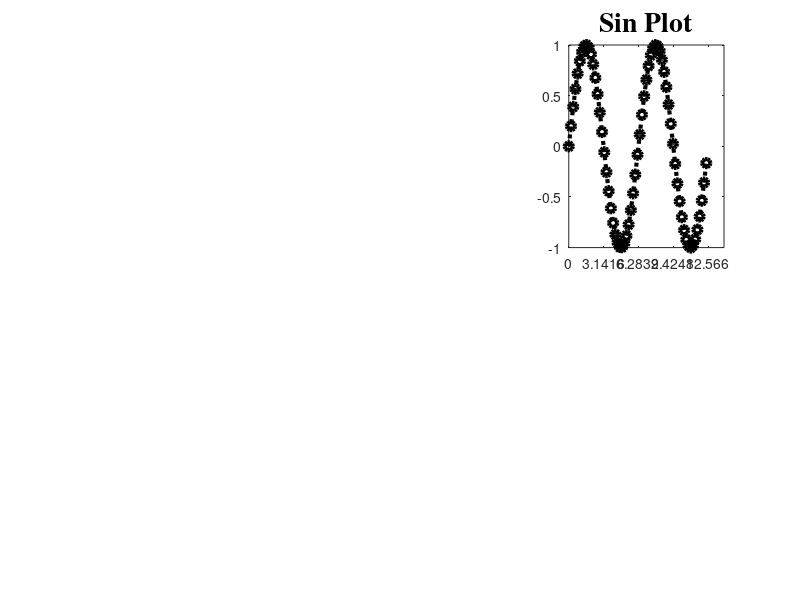

This figure's MATLAB source: (Note: this script raises an error after producing the figure.)
clear
close all
clc

%% Data Creation

% Time Vector
Step = 0.2;
T = 0:Step:4*pi;

% Signal Creation
Y1 = sin(T);
Y2 = cos(T);

%% Plotting

subplot(2, 3, 3)
% plot(T, Y1, 'LineWidth', 3, 'LineStyle', ':', 'Color', 'k')
plot(T, Y1, ':ok', 'LineWidth', 3, 'DisplayName', '$\sin(t)$')
title('Sin Plot', ...
    'FontSize', 20, ...
    'FontName', 'Times', ...
    'FontWeight', 'bold', ...
    'Color', [0, 0, 0])
xticks([0, 1, 2, 3, 4] * pi)
xticklabels(["0", "\pi", "2\pi", "3\pi", "4\pi"])
xlabel('t [sec]', ...
    'FontSize', 15, ...
    'FontName', 'Times', ...
    'FontWeight', 'bold', ...
    'Color', 'k')
ylabel('Amplitude', ...
    'FontSize', 15, ...
    'FontName', 'Times', ...
    'FontWeight', 'bold', ...
    'Color', '#000000')
grid on
grid minor
% grid off

legend('FontSize', 25, ...
    'Interpreter', 'latex', ...
    'Location', 'ne')

subplot(2, 3, 6)
plot(T, Y2, ...
    'LineWidth', 3, ...
    'Marker', 's', ...
    'Color', 'r', ...
    'MarkerFaceColor', 'r', ...
    'MarkerSize', 8, ...
    'MarkerEdgeColor', 'r', ...
    'DisplayName', '$\frac{d}{dt}\sin(t)$')

xticks([0, 1, 2, 3, 4] * pi)
xticklabels(["0", "\pi", "2\pi", "3\pi", "4\pi"])

title('Cos Plot', ...
    'FontSize', 20, ...
    'FontName', 'Times', ...
    'FontWeight', 'bold', ...
    'Color', [0, 0, 0])

xlabel('t [sec]', ...
    'FontSize', 15, ...
    'FontName', 'Times', ...
    'FontWeight', 'bold', ...
    'Color', 'k')
ylabel('Amplitude', ...
    'FontSize', 15, ...
    'FontName', 'Times', ...
    'FontWeight', 'bold', ...
    'Color', '#000000')

grid on
grid minor
% grid off

legend('FontSize', 25, ...
    'Interpreter', 'latex', ...
    'Location', 'ne')

subplot(2, 3, [1, 2, 4, 5])
plot(T, Y1, ':ok', 'LineWidth', 3, 'DisplayName', '$\sin(t)$')
hold on
plot(T, Y2, ...
    'LineWidth', 3, ...
    'Marker', 's', ...
    'Color', 'r', ...
    'MarkerFaceColor', 'r', ...
    'MarkerSize', 8, ...
    'MarkerEdgeColor', 'r', ...
    'DisplayName', '$\frac{d}{dt}\sin(t)$')
grid on
title('Sin + Cos', 'fontSize', 20)

sgtitle('Main Title', 'fontSize', 25)
